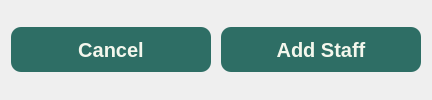
     <widget class="QWidget" name="Buttons" native="true">
      <property name="sizePolicy">
       <sizepolicy hsizetype="Expanding" vsizetype="Preferred">
        <horstretch>0</horstretch>
        <verstretch>0</verstretch>
       </sizepolicy>
      </property>
      <layout class="QHBoxLayout" name="horizontalLayout">
       <item alignment="Qt::AlignRight">
        <widget class="QWidget" name="widget" native="true">
         <property name="sizePolicy">
          <sizepolicy hsizetype="Fixed" vsizetype="Preferred">
           <horstretch>0</horstretch>
           <verstretch>0</verstretch>
          </sizepolicy>
         </property>
         <property name="maximumSize">
          <size>
           <width>500</width>
           <height>16777215</height>
          </size>
         </property>
         <layout class="QHBoxLayout" name="horizontalLayout_2">
          <property name="spacing">
           <number>10</number>
          </property>
          <property name="leftMargin">
           <number>0</number>
          </property>
          <property name="topMargin">
           <number>0</number>
          </property>
          <property name="rightMargin">
           <number>0</number>
          </property>
          <property name="bottomMargin">
           <number>0</number>
          </property>
          <item>
           <widget class="QPushButton" name="Cancel">
            <property name="sizePolicy">
             <sizepolicy hsizetype="Fixed" vsizetype="Preferred">
              <horstretch>0</horstretch>
              <verstretch>0</verstretch>
             </sizepolicy>
            </property>
            <property name="minimumSize">
             <size>
              <width>200</width>
              <height>45</height>
             </size>
            </property>
            <property name="maximumSize">
             <size>
              <width>200</width>
              <height>45</height>
             </size>
            </property>
            <property name="styleSheet">
             <string notr="true">QPushButton {
	font: 900 10pt &quot;Satoshi Black&quot;;
	background-color:  #2E6E65;
	border-radius: 10px;
	font-weight: bold;
	font-size: 20px;
	color: #F4F7ED;
}</string>
            </property>
            <property name="text">
             <string>Cancel</string>
            </property>
           </widget>
          </item>
          <item>
           <widget class="QPushButton" name="AddStaff">
            <property name="sizePolicy">
             <sizepolicy hsizetype="Expanding" vsizetype="Preferred">
              <horstretch>0</horstretch>
              <verstretch>0</verstretch>
             </sizepolicy>
            </property>
            <property name="minimumSize">
             <size>
              <width>200</width>
              <height>45</height>
             </size>
            </property>
            <property name="maximumSize">
             <size>
              <width>200</width>
              <height>45</height>
             </size>
            </property>
            <property name="styleSheet">
             <string notr="true">QPushButton {
	font: 900 10pt &quot;Satoshi Black&quot;;
	background-color:  #2E6E65;
	border-radius: 10px;
	font-weight: bold;
	font-size: 20px;
	color: #F4F7ED;
}</string>
            </property>
            <property name="text">
             <string>Add Staff</string>
            </property>
           </widget>
          </item>
         </layout>
        </widget>
       </item>
      </layout>
     </widget>
